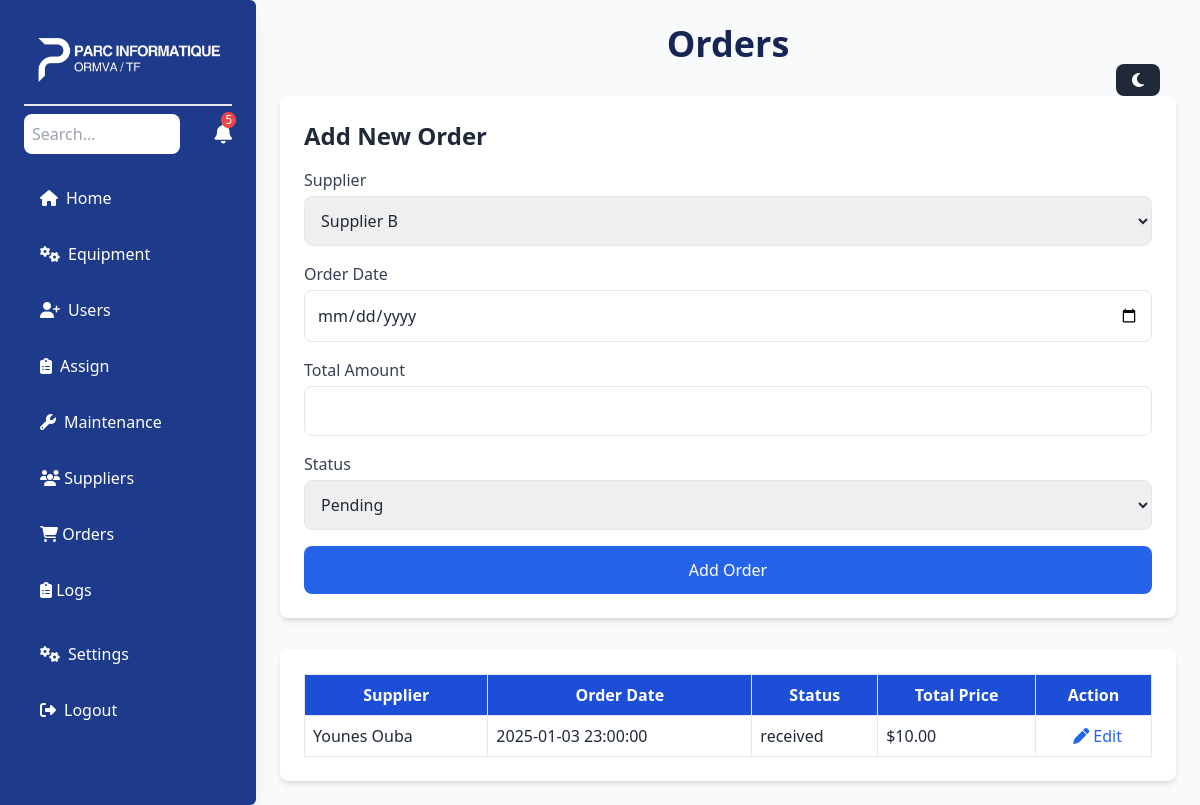
/orders.php, run on the app's committed database.
### tables this page shows
CREATE TABLE `orders` (
  `id` int(11) NOT NULL,
  `supplier_id` int(11) NOT NULL,
  `order_date` timestamp NOT NULL DEFAULT current_timestamp(),
  `total_amount` decimal(10,2) NOT NULL,
  `status` enum('pending','shipped','received','canceled') DEFAULT 'pending'
);

CREATE TABLE `suppliers` (
  `id` int(11) NOT NULL,
  `name` varchar(100) NOT NULL,
  `contact_person` varchar(100) DEFAULT NULL,
  `phone` varchar(20) DEFAULT NULL,
  `email` varchar(100) DEFAULT NULL,
  `address` text DEFAULT NULL,
  `created_at` timestamp NOT NULL DEFAULT current_timestamp()
);

### orders.php (the view, shortened to what this page needs)
<?php
require 'config.php';
$stmt = $pdo->prepare("SELECT id, name FROM suppliers");
$stmt->execute();
$suppliers = $stmt->fetchAll(PDO::FETCH_ASSOC);
$sql = "SELECT orders.id, suppliers.name AS supplier, orders.order_date, orders.total_amount, orders.status
        FROM orders
        JOIN suppliers ON orders.supplier_id = suppliers.id
        ORDER BY orders.order_date DESC";
$result = $pdo->query($sql);
?>
<!DOCTYPE html>
<html lang="en">
<head>
    <script src="https://cdn.tailwindcss.com"></script>
</head>
<body class="bg-gray-50 text-gray-800">
<div id="sidebar" class="md:flex hidden w-64 bg-blue-900 rounded-r-md scroll-m-10 text-white p-6 fixed top-0 left-0 h-full shadow-lg transform -translate-x-full md:translate-x-0 transition-transform duration-300 overflow-y-auto custom-scrollbar">
    <div class="space-y-6 w-full">
        <div class="logo w-full border-b-2 -mt-10 mx-auto sticky -top-6 bg-blue-900 z-10 ">
            <img src="assets/logo.png" alt="" class="w-48 -mb-4 mx-auto">
        </div>
        <div class="flex justify-between items-center">
            <input type="text" placeholder="Search..." class="w-3/4 p-2 text-black rounded-lg focus:outline-none focus:ring-2 focus:ring-blue-500" aria-label="Search">
            <button class="relative text-xl" aria-label="Notifications">
                <i class="fas fa-bell"></i>
                <span class="absolute top-0 -mt-2 -mr-1 right-0 bg-red-500 text-white text-xs px-1 rounded-full">5</span>
            </button>
        </div>
        <div class="space-y-4 mt-6">
            <a href="index.php" class="flex items-center space-x-2 hover:bg-blue-700 px-4 py-2 rounded-lg">
                <i class="fas fa-home"></i>
                <span>Home</span>
            </a>
            <a href="equipment.php" class="flex items-center space-x-2 hover:bg-blue-700 px-4 py-2 rounded-lg">
                <i class="fas fa-cogs"></i>
                <span>Equipment</span>
            </a>
            <a href="addUser.php" class="flex items-center space-x-2 hover:bg-blue-700 px-4 py-2 rounded-lg">
                <i class="fas fa-user-plus"></i>
                <span>Users</span>
            </a>
            <a href="assign.php" class="flex items-center space-x-2 hover:bg-blue-700 px-4 py-2 rounded-lg">
                <i class="fas fa-clipboard-list"></i>
                <span>Assign</span>
            </a>
            <a href="maintenance.php" class="flex items-center space-x-2 hover:bg-blue-700 px-4 py-2 rounded-lg">
                <i class="fas fa-wrench"></i>
                <span>Maintenance</span>
            </a>
            <a href="suppliers.php" class="block py-2 px-4 hover:bg-blue-700">
                <i class="fas fa-users"></i>
                <span>Suppliers</span>
            </a>
                <a href="orders.php" class="block py-2 px-4 hover:bg-blue-700">
                    <i class="fas fa-shopping-cart"></i>
                    <span>Orders</span>
                </a>
                <a href="logs.php" class="block py-2 px-4 hover:bg-blue-700">
                    <i class="fas fa-clipboard-list"></i>
                    <span>Logs</span>
                </a>
        </div>
        <div class="mt-8 space-y-4">
            <a href="settings.html" class="flex items-center space-x-2 hover:bg-blue-700 px-4 py-2 rounded-lg">
                <i class="fas fa-cogs"></i>
                <span>Settings</span>
            </a>
<a href="#" id="logoutBtn" class="flex mb-4 items-center space-x-2 hover:bg-blue-700 px-4 py-2 rounded-lg">
    <i class="fas fa-sign-out-alt"></i>
    <span>Logout</span>
</a>
        </div>
    </div>
</div>
    <div class="p-6 fixed top-4 mt-6 right-4 z-50">
        <button id="darkModeToggle" class="bg-gray-800 text-white px-4 py-2 rounded-lg flex items-center hover:bg-gray-600 transition-colors duration-300">
            <i id="darkModeIcon" class="fas fa-moon"></i>
        </button>
    </div>
    <div class="ml-0 md:ml-64 p-6">
        <h2 class="text-4xl font-bold text-center mb-8 text-blue-950">Orders</h2>
        <div class="bg-white p-6 rounded-lg shadow-md mb-8">
            <h3 class="text-2xl font-bold mb-4">Add New Order</h3>
            <form action="orders.php" method="POST" class="space-y-4">
                <div>
                    <label class="block text-gray-700 font-medium mb-1">Supplier</label>
                    <select name="supplier_id" class="w-full p-3 border rounded-lg focus:ring-2 focus:ring-blue-500" required>
                        <?php foreach ($suppliers as $supplier): ?>
                            <option value="<?= htmlspecialchars($supplier['id']) ?>"><?= htmlspecialchars($supplier['name']) ?></option>
                        <?php endforeach; ?>
                    </select>
                </div>
                <div>
                    <label class="block text-gray-700 font-medium mb-1">Order Date</label>
                    <input type="date" name="order_date" class="w-full p-3 border rounded-lg focus:ring-2 focus:ring-blue-500" required>
                </div>
                <div>
                    <label class="block text-gray-700 font-medium mb-1">Total Amount</label>
                    <input type="number" step="0.01" name="total_amount" class="w-full p-3 border rounded-lg focus:ring-2 focus:ring-blue-500" required>
                </div>
                <div>
                    <label class="block text-gray-700 font-medium mb-1">Status</label>
                    <select name="status" class="w-full p-3 border rounded-lg focus:ring-2 focus:ring-blue-500" required>
                        <option value="pending">Pending</option>
                    </select>
                </div>
                <button type="submit" class="w-full bg-blue-600 text-white p-3 rounded-lg font-medium hover:bg-blue-700 transition">Add Order</button>
            </form>
        </div>
        <div class="bg-white p-6 rounded-lg shadow-md overflow-x-auto">
            <table class="w-full border-collapse">
                <thead>
                    <tr class="bg-blue-700 text-white">
                        <th class="p-2 border">Supplier</th>
                        <th class="p-2 border">Order Date</th>
                        <th class="p-2 border">Status</th>
                        <th class="p-2 border">Total Price</th>
                        <th class="p-2 border">Action</th>
                    </tr>
                </thead>
                <tbody>
                    <?php while ($row = $result->fetch(PDO::FETCH_ASSOC)): ?>
                    <tr class="hover:bg-gray-100">
                        <td class="p-2 border"><?= htmlspecialchars($row['supplier']) ?></td>
                        <td class="p-2 border"><?= htmlspecialchars($row['order_date']) ?></td>
                        <td class="p-2 border"><?= htmlspecialchars($row['status']) ?></td>
                        <td class="p-2 border">$<?= htmlspecialchars($row['total_amount']) ?></td>
                        <td class="p-2 border text-center">
                            <a href="edit_order.php?id=<?= htmlspecialchars($row['id']) ?>" class="text-blue-600 hover:underline ml-2"><i class="fas fa-pen"></i> Edit</a>
                        </td>
                    </tr>
                    <?php endwhile; ?>
                </tbody>
            </table>
        </div>
    </div>
</body>
</html>

### data on the page
orders: supplier.name "Younes Ouba", order_date "2025-01-03 23:00:00", status "received", total_amount "10.00"

### other printed values
form field supplier_id "Supplier B"
